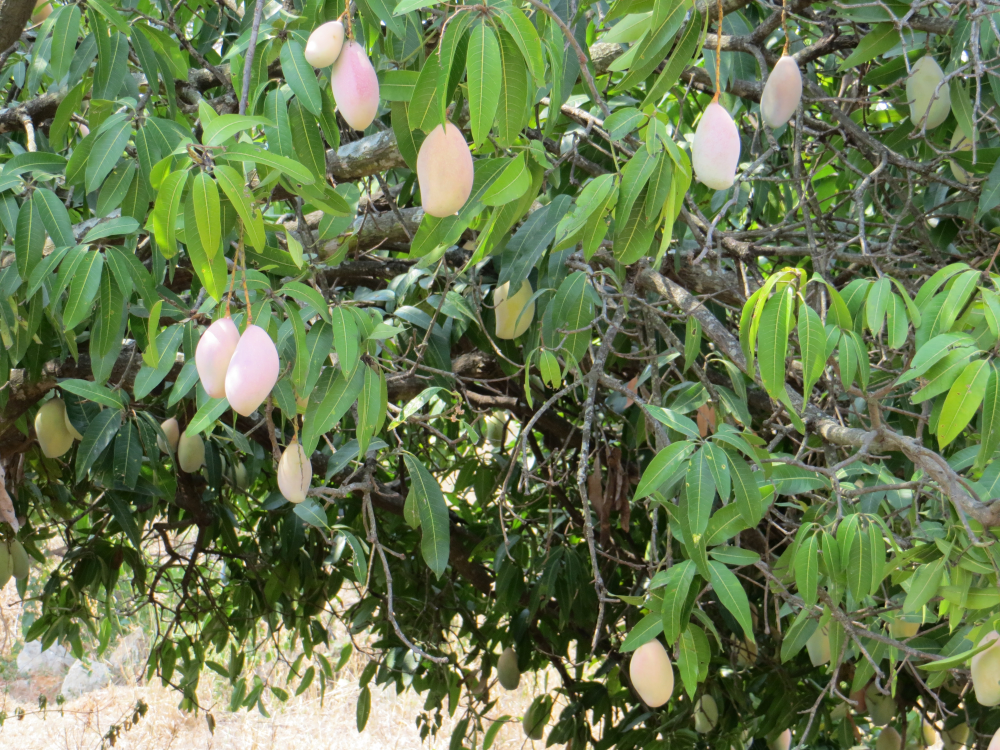
#> input picture Mango dataset/Mango dataset/MangoNet Dataset/Train_data/original images/IMG_0090.JPG, 4000 x 3000 px (shown at 1/4 size)
$ python count_mangoes.py 'Mango dataset/Mango dataset/MangoNet Dataset/Train_data/original images/IMG_0090.JPG'
#> lines starting #> are read from the running program, lines starting #| are printed output that depends on the picture; after the words box and inside, x2 and y2 are one past the last pixel; in counts of white or black regions, pixels touching at a corner belong together
import sys
import cv2
import numpy as np

def count_mangoes(image_path):
    """
    Count mangoes in the segmented image.
    """
    try:
        # Load the segmented image
        img = cv2.imread(image_path)
#> img is the input picture: shape (3000, 4000, 3); mean B, G, R 80.9, 122.8, 105.3
        if img is None:
            print("0")
            return

        # Convert to HSV to detect green areas (segmented mangoes)
        hsv = cv2.cvtColor(img, cv2.COLOR_BGR2HSV)
#> hsv: shape (3000, 4000, 3); mean H, S, V 43.9, 104.8, 125.4

        # Define range for green color (more precise for segmentation overlay)
        lower_green = np.array([35, 40, 40])
        upper_green = np.array([85, 255, 255])

        # Create mask for green areas
        mask = cv2.inRange(hsv, lower_green, upper_green)
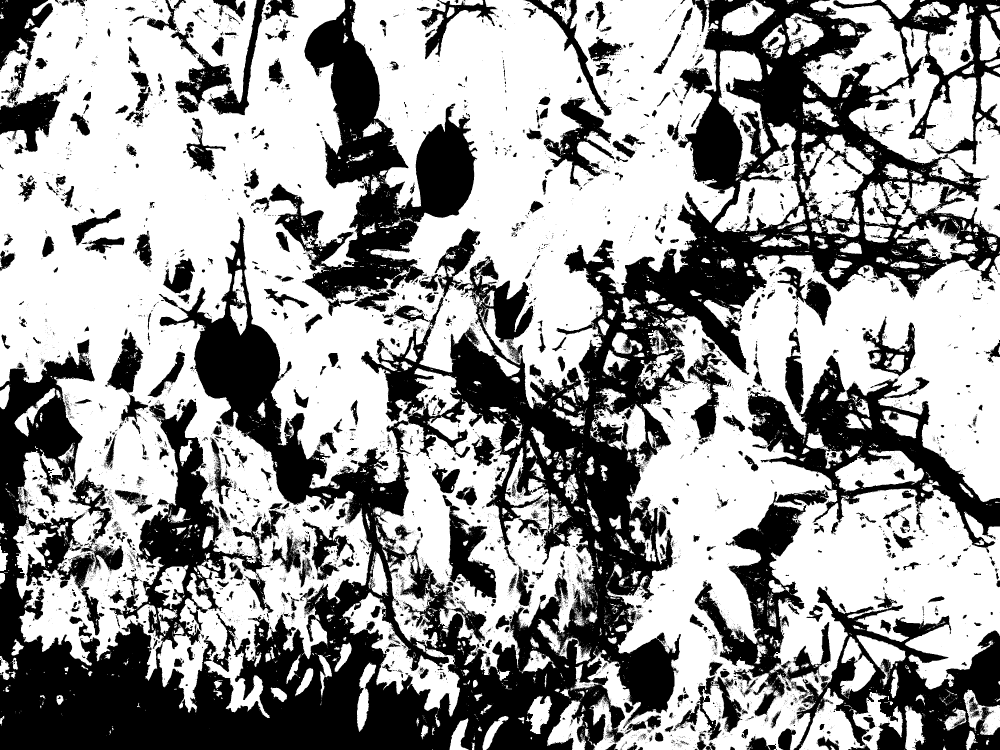
#> mask: shape (3000, 4000) (shown at 1/4 size); 60.6% white; 10942 black regions (9514 under 20 px), largest, box (x1, y1, x2, y2) and area: (0, 0, 4000, 3000) 2944959, (1004, 0, 1910, 1264) 340712, (2991, 1310, 4000, 2191) 227059

        # Apply morphological operations to clean up the mask
        kernel = cv2.getStructuringElement(cv2.MORPH_ELLIPSE, (3, 3))
        mask = cv2.morphologyEx(mask, cv2.MORPH_OPEN, kernel, iterations=1)
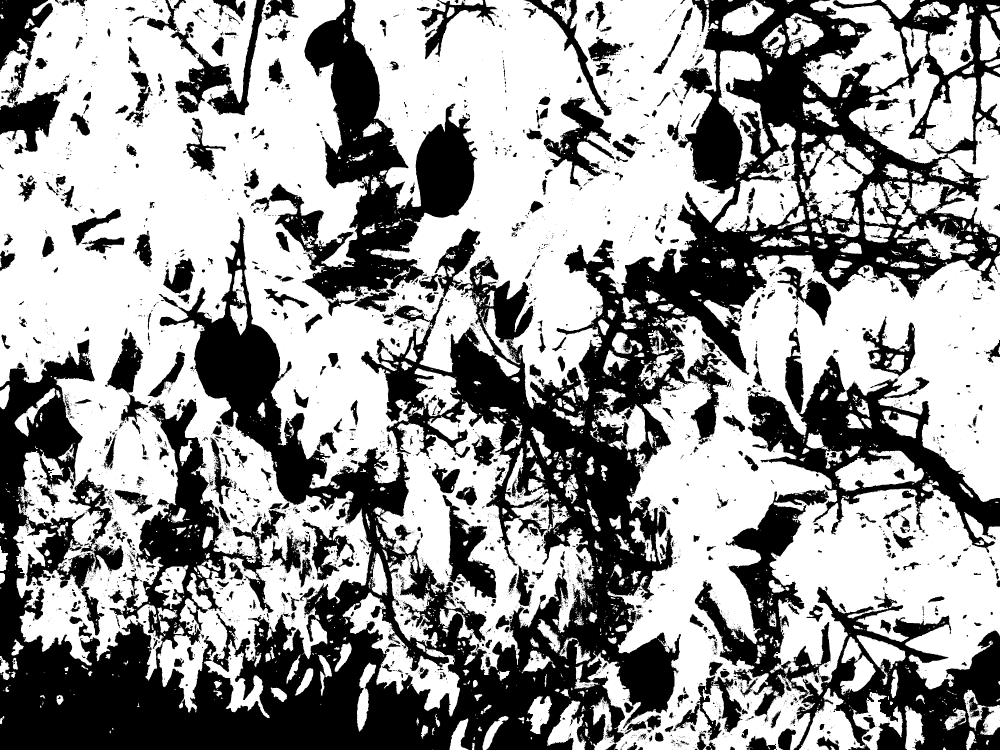
#> mask: shape (3000, 4000) (shown at 1/4 size); 59.8% white; 6973 black regions (5775 under 20 px), largest, box (x1, y1, x2, y2) and area: (0, 0, 4000, 3000) 3060878, (2779, 1959, 4000, 3000) 354914, (1004, 0, 1910, 1264) 345329
        mask = cv2.morphologyEx(mask, cv2.MORPH_CLOSE, kernel, iterations=2)
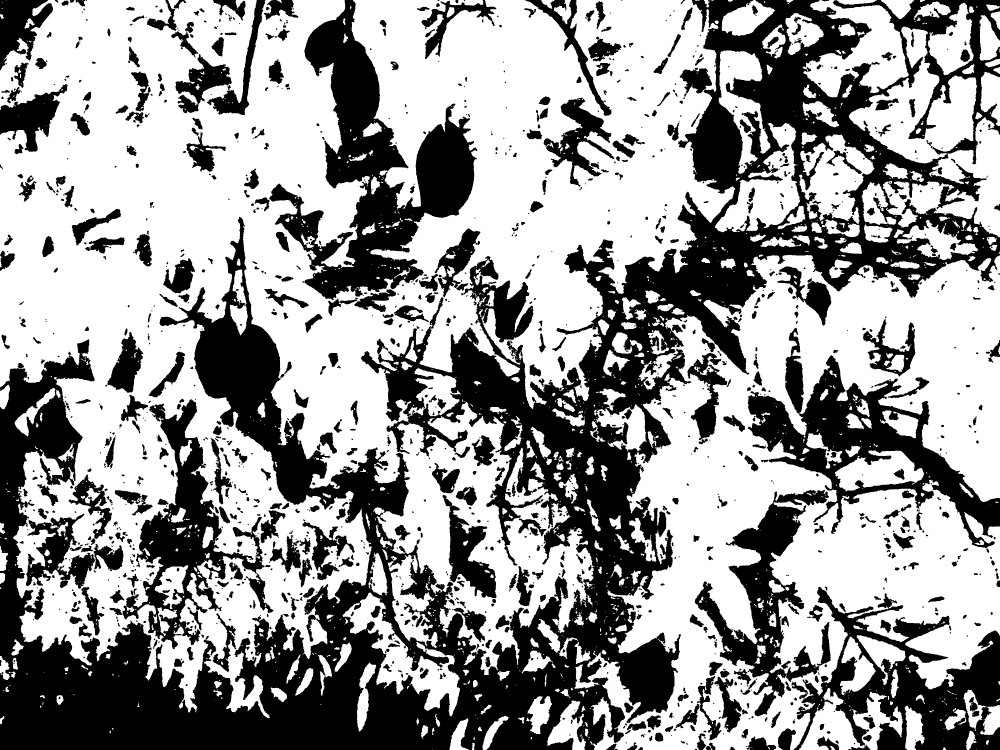
#> mask: shape (3000, 4000) (shown at 1/4 size); 60.6% white; 1396 black regions (222 under 20 px)

        # Find contours with better parameters
        contours, _ = cv2.findContours(mask, cv2.RETR_EXTERNAL, cv2.CHAIN_APPROX_SIMPLE)
#> contours = 1084 contours, 609 with area under 20; largest, box (x1, y1, x2, y2) and area: (0, 0, 2941, 2872) 5076387, (2296, 1019, 4000, 3000) 1987976, (3395, 106, 4000, 949) 210722, (3210, 0, 3635, 390) 78628, (1370, 2370, 1840, 2866) 68940

        # More sophisticated filtering based on contour properties
        mango_contours = []
        for cnt in contours:
            area = cv2.contourArea(cnt)
            perimeter = cv2.arcLength(cnt, True)
            if perimeter == 0:
                continue

            # Calculate circularity (mangoes are roughly circular)
            circularity = 4 * np.pi * area / (perimeter * perimeter)

            # Filter based on area, circularity, and other properties
            if (area > 20 and area < 15000 and  # More flexible area range
                circularity > 0.3 and  # Not too elongated
                len(cnt) > 8):  # Sufficient contour points
                mango_contours.append(cnt)
#> this loop made 1084 passes
#> (area, perimeter, circularity) on passes 4, 6, 7: (78.5, 40.38, 0.605), (35.5, 32.04, 0.435), (154.5, 61.36, 0.516)
#> after the loop, mango_contours = 349 contours; largest, box (x1, y1, x2, y2) and area: (3142, 52, 3295, 220) 14718, (3921, 287, 4000, 505) 11520, (3916, 60, 4000, 242) 9898, (3619, 2822, 3701, 3000) 9090, (3853, 2758, 3947, 2923) 6760

        # If still low count, try to detect overlapping/touching mangoes using watershed
        if len(mango_contours) < 5 and np.sum(mask > 0) > 2000:
            try:
                # Distance transform for watershed
                dist_transform = cv2.distanceTransform(mask, cv2.DIST_L2, 5)
                _, sure_fg = cv2.threshold(dist_transform, 0.3 * dist_transform.max(), 255, 0)
                sure_fg = np.uint8(sure_fg)

                # Find sure background
                sure_bg = cv2.dilate(mask, kernel, iterations=2)

                # Unknown region
                unknown = cv2.subtract(sure_bg, sure_fg)

                # Marker labelling
                _, markers = cv2.connectedComponents(sure_fg)

                # Add one to all labels so that sure background is not 0, but 1
                markers = markers + 1

                # Mark the unknown region with zero
                markers[unknown == 255] = 0

                # Apply watershed
                markers = cv2.watershed(img, markers)

                # Count unique regions (excluding background and unknown)
                unique_markers = np.unique(markers)
                watershed_count = len([m for m in unique_markers if m > 1])  # Exclude background (1) and unknown (0)

                # Use watershed count if it's significantly higher
                if watershed_count > len(mango_contours) * 1.5:
                    mango_contours = list(range(watershed_count))  # Placeholder list for count
            except Exception as watershed_error:
                print(f"Watershed failed: {watershed_error}", file=sys.stderr)

        print(len(mango_contours))
#| 349

    except Exception as e:
        print(f"Error counting mangoes: {str(e)}", file=sys.stderr)
        print("0")

if __name__ == "__main__":
    if len(sys.argv) != 2:
        print("Usage: python count_mangoes.py <segmented_image_path>", file=sys.stderr)
        sys.exit(1)

    image_path = sys.argv[1]
    count_mangoes(image_path)

$ run again, on Mango dataset/Mango dataset/MangoNet Dataset/Train_data/original images/IMG_0123.JPG
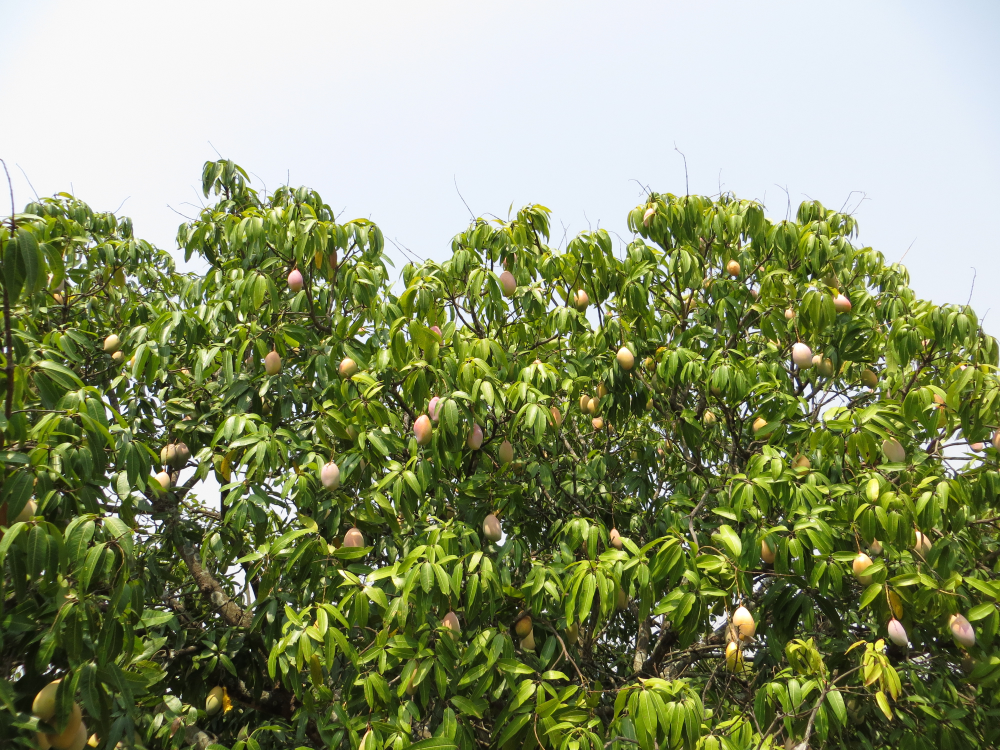
#> input picture Mango dataset/Mango dataset/MangoNet Dataset/Train_data/original images/IMG_0123.JPG, 4000 x 3000 px (shown at 1/4 size)
#> in count_mangoes, img is the input picture: shape (3000, 4000, 3); mean B, G, R 108, 147.3, 138
#> hsv: shape (3000, 4000, 3); mean H, S, V 52.7, 113.4, 150.5
#> in count_mangoes, `mask = cv2.inRange(hsv, lower_green, upper_green)`:
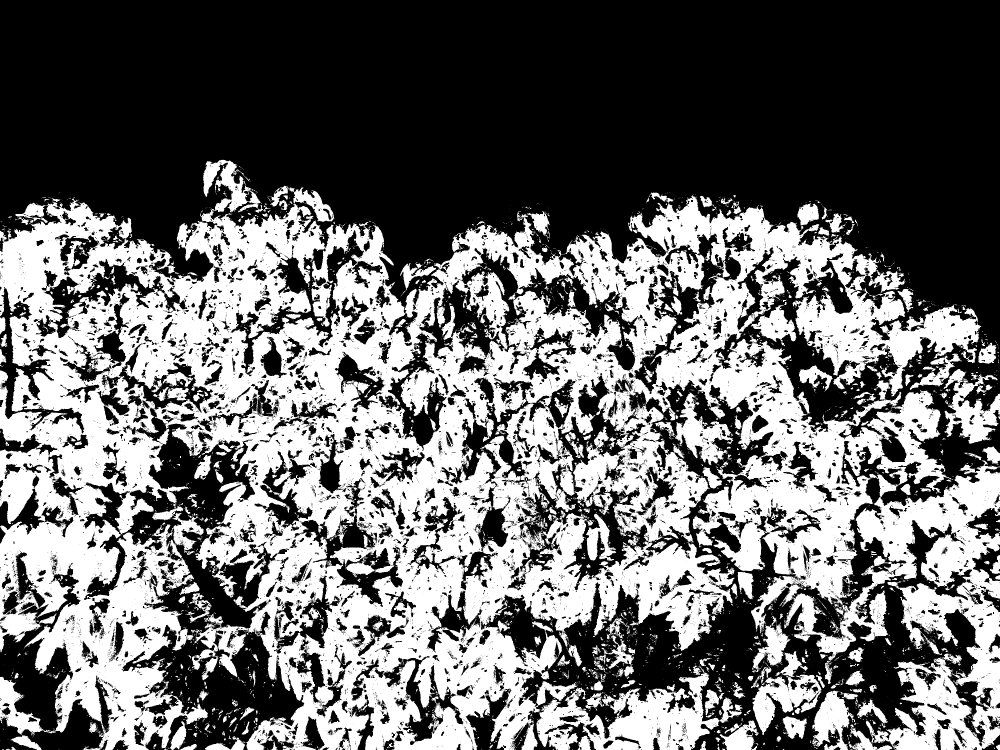
#> mask: shape (3000, 4000) (shown at 1/4 size); 41.8% white; 7875 white regions (6809 under 20 px), largest, box (x1, y1, x2, y2) and area: (0, 639, 4000, 3000) 4464945, (2146, 2660, 2968, 3000) 112934, (3774, 1476, 4000, 1776) 30879
#> in count_mangoes, `mask = cv2.morphologyEx(mask, cv2.MORPH_CLOSE, kernel, iterations=2)`:
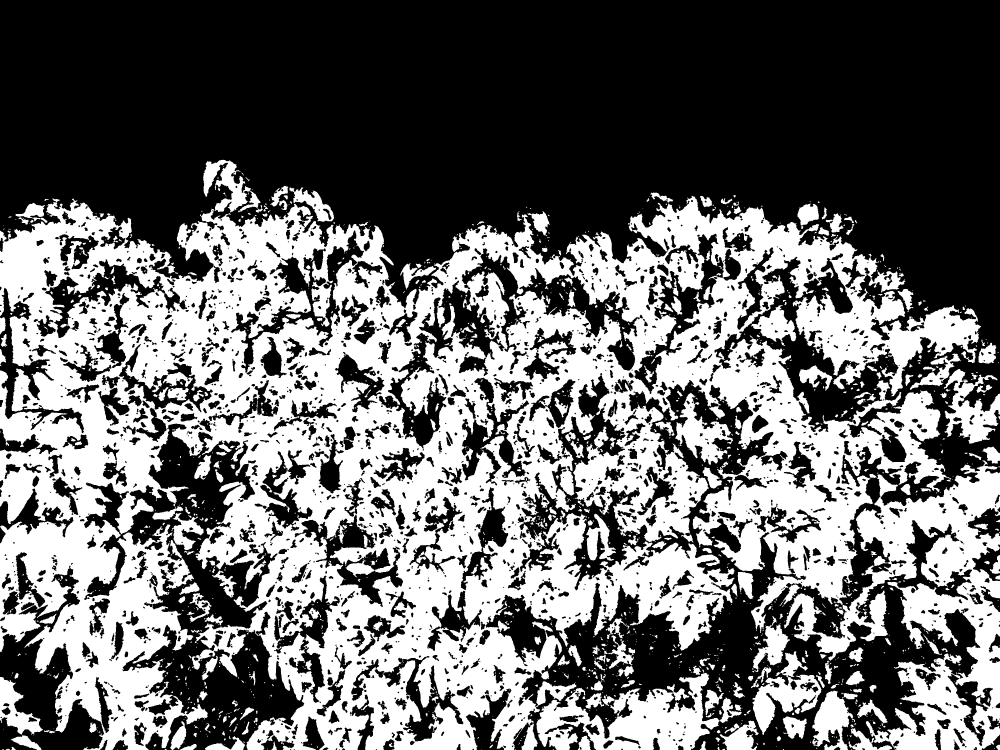
#> mask: shape (3000, 4000) (shown at 1/4 size); 42% white; 1525 white regions (733 under 20 px)
#> contours = 1063 contours, 589 with area under 20; largest, box (x1, y1, x2, y2) and area: (0, 783, 4000, 3000) 5780071, (2146, 2678, 2967, 3000) 121011, (3009, 2605, 3286, 2940) 36841, (3775, 1476, 4000, 1776) 31112, (2700, 1571, 2933, 1861) 26172
#> the loop in count_mangoes, `for cnt in contours:` made 1063 passes
#> (area, perimeter, circularity) on passes 8, 11, 15: (31, 27.31, 0.522), (42.5, 39.56, 0.341), (54.5, 34.38, 0.579)
#> after the loop in count_mangoes, `for cnt in contours:`: mango_contours = 357 contours; largest, box (x1, y1, x2, y2) and area: (3131, 2866, 3227, 2955) 5516, (3190, 813, 3276, 917) 5086, (2951, 2288, 3015, 2397) 4377, (3914, 1371, 3985, 1455) 4012, (2110, 844, 2199, 945) 3931
#| 357

$ run again, on Mango dataset/Mango dataset/MangoNet Dataset/Train_data/original images/IMG_0126.JPG
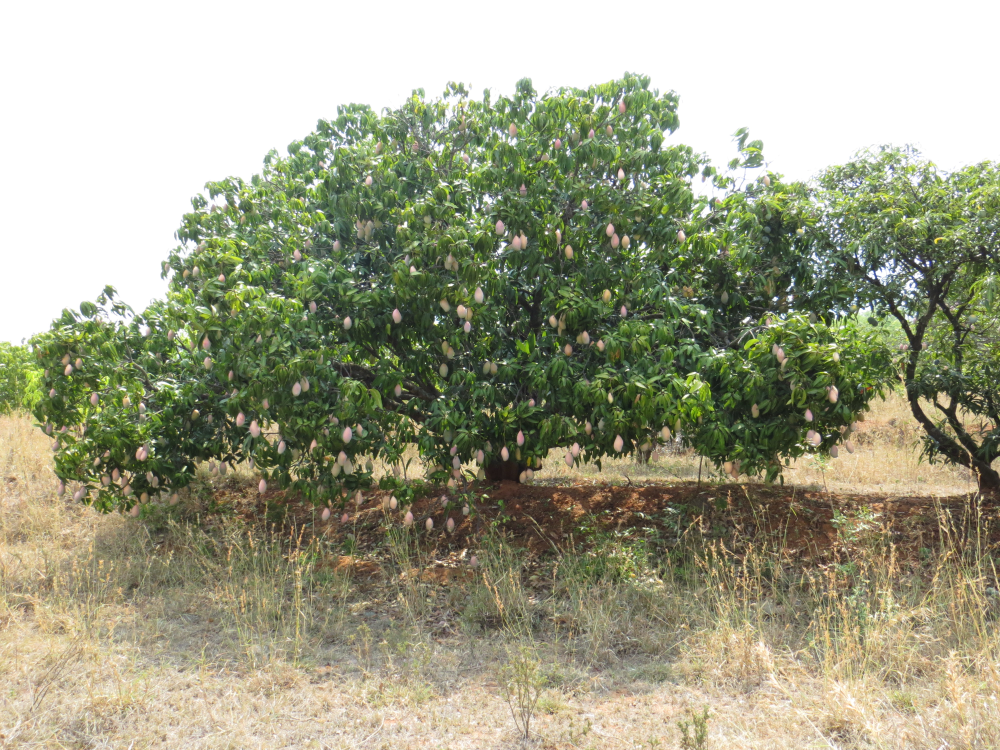
#> input picture Mango dataset/Mango dataset/MangoNet Dataset/Train_data/original images/IMG_0126.JPG, 4000 x 3000 px (shown at 1/4 size)
#> in count_mangoes, img is the input picture: shape (3000, 4000, 3); mean B, G, R 134.8, 159.6, 158.6
#> hsv: shape (3000, 4000, 3); mean H, S, V 27.4, 60.1, 165.3
#> in count_mangoes, `mask = cv2.inRange(hsv, lower_green, upper_green)`:
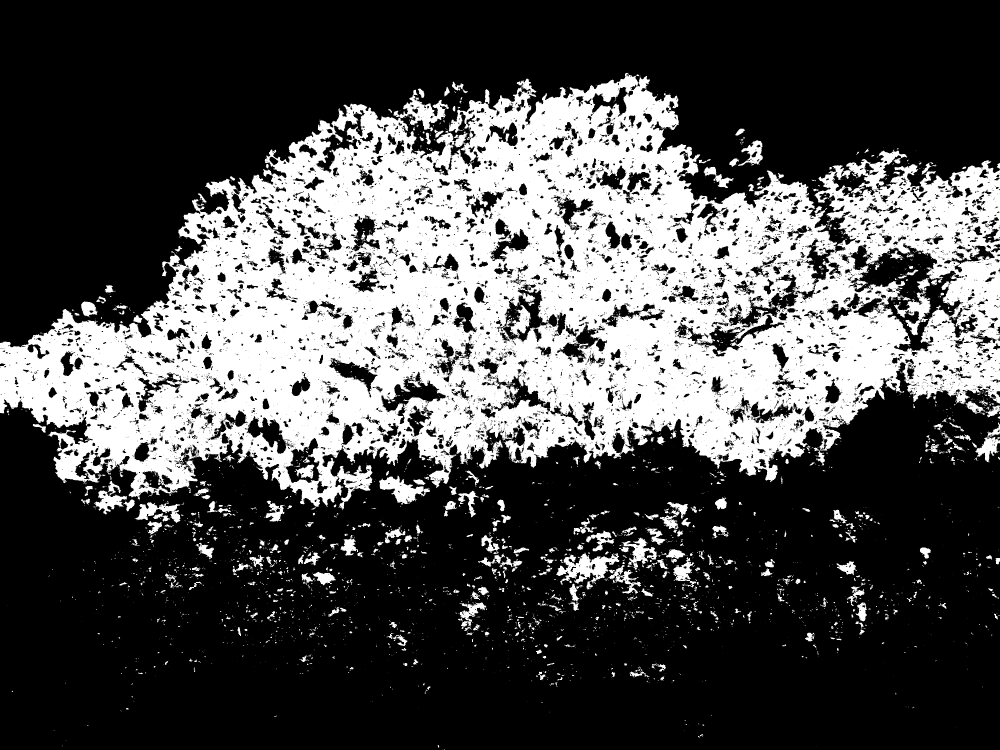
#> mask: shape (3000, 4000) (shown at 1/4 size); 30.9% white; 5343 white regions (4337 under 20 px), largest, box (x1, y1, x2, y2) and area: (0, 291, 4000, 2035) 3425102, (2225, 2212, 2478, 2357) 15251, (1574, 359, 1795, 525) 11709
#> in count_mangoes, `mask = cv2.morphologyEx(mask, cv2.MORPH_CLOSE, kernel, iterations=2)`:
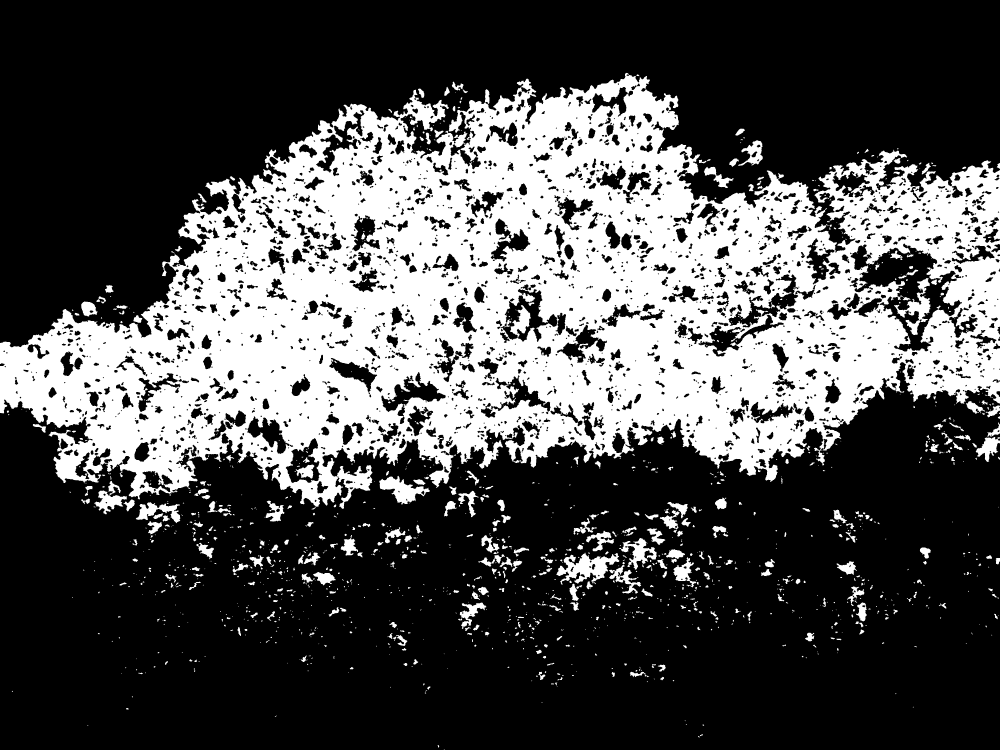
#> mask: shape (3000, 4000) (shown at 1/4 size); 31.1% white; 1455 white regions (673 under 20 px)
#> contours = 1267 contours, 670 with area under 20; largest, box (x1, y1, x2, y2) and area: (0, 291, 4000, 2038) 4271148, (2225, 2211, 2478, 2339) 14778, (1516, 1903, 1719, 2019) 9946, (2476, 2152, 2628, 2279) 6708, (543, 2009, 721, 2093) 6104
#> the loop in count_mangoes, `for cnt in contours:` made 1267 passes
#> (area, perimeter, circularity) on passes 2, 4, 10: (29, 24.14, 0.625), (35, 29.8, 0.495), (38, 25.31, 0.745)
#> after the loop in count_mangoes, `for cnt in contours:`: mango_contours = 479 contours; largest, box (x1, y1, x2, y2) and area: (325, 1206, 391, 1266) 2654, (1252, 2288, 1343, 2342) 2505, (3346, 2245, 3428, 2300) 2226, (3423, 2410, 3467, 2485) 1896, (2664, 2197, 2740, 2236) 1668
#| 479
